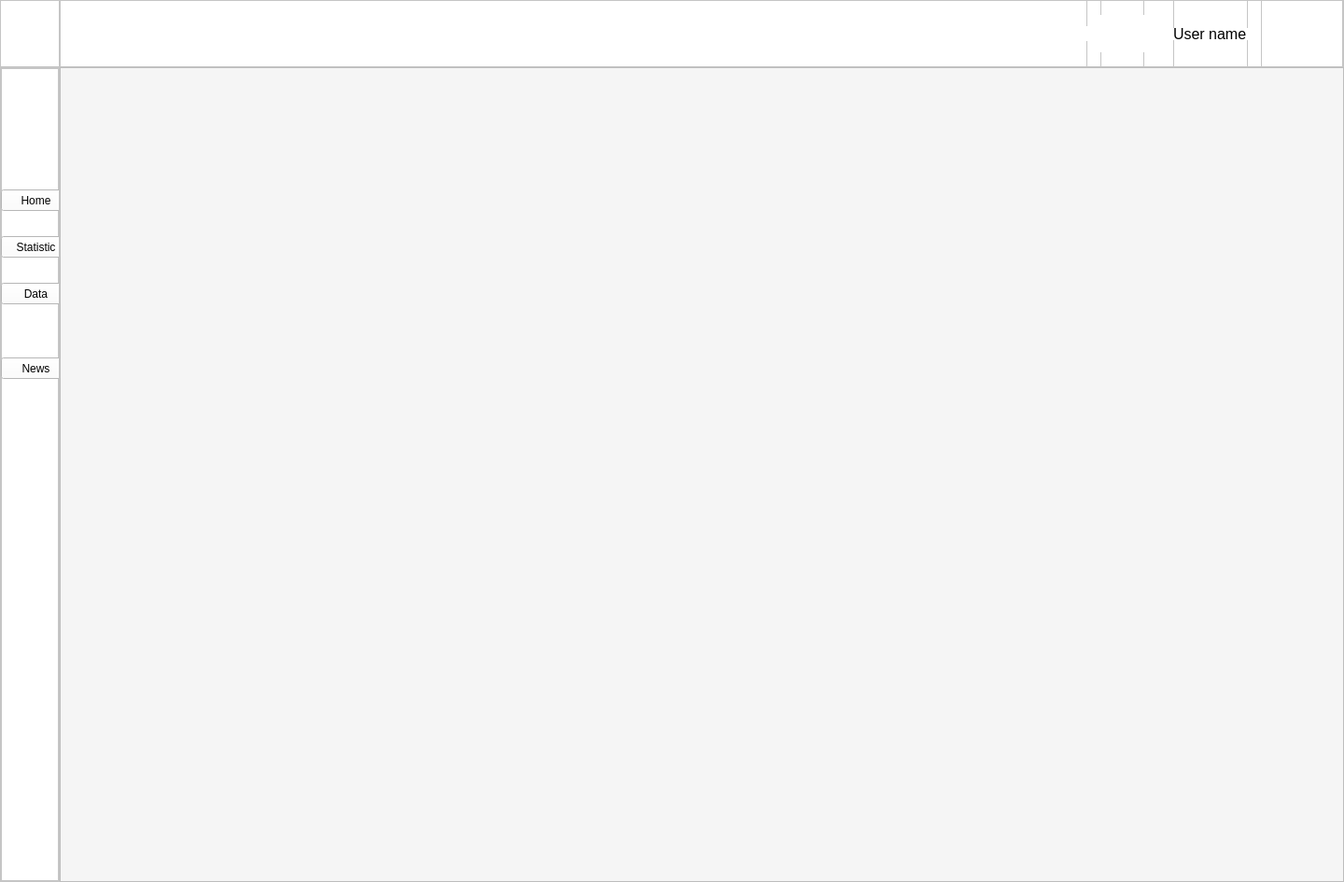
<?xml version="1.0" encoding="UTF-8"?>
<ui version="4.0">
 <class>MainWindow</class>
 <widget class="QMainWindow" name="MainWindow">
  <property name="geometry">
   <rect>
    <x>0</x>
    <y>0</y>
    <width>1440</width>
    <height>945</height>
   </rect>
  </property>
  <property name="minimumSize">
   <size>
    <width>1440</width>
    <height>945</height>
   </size>
  </property>
  <property name="maximumSize">
   <size>
    <width>1440</width>
    <height>945</height>
   </size>
  </property>
  <property name="windowTitle">
   <string>MainWindow</string>
  </property>
  <property name="styleSheet">
   <string notr="true">background-color: rgb(255, 255, 255);</string>
  </property>
  <widget class="QWidget" name="centralwidget">
   <layout class="QVBoxLayout" name="verticalLayout">
    <property name="spacing">
     <number>0</number>
    </property>
    <property name="leftMargin">
     <number>0</number>
    </property>
    <property name="topMargin">
     <number>0</number>
    </property>
    <property name="rightMargin">
     <number>0</number>
    </property>
    <property name="bottomMargin">
     <number>0</number>
    </property>
    <item>
     <widget class="QFrame" name="Top_Bar">
      <property name="maximumSize">
       <size>
        <width>16777215</width>
        <height>72</height>
       </size>
      </property>
      <property name="frameShape">
       <enum>QFrame::NoFrame</enum>
      </property>
      <property name="frameShadow">
       <enum>QFrame::Raised</enum>
      </property>
      <layout class="QHBoxLayout" name="horizontalLayout">
       <property name="spacing">
        <number>0</number>
       </property>
       <property name="leftMargin">
        <number>0</number>
       </property>
       <property name="topMargin">
        <number>0</number>
       </property>
       <property name="rightMargin">
        <number>0</number>
       </property>
       <property name="bottomMargin">
        <number>0</number>
       </property>
       <item>
        <widget class="QFrame" name="frame_toggle">
         <property name="maximumSize">
          <size>
           <width>64</width>
           <height>72</height>
          </size>
         </property>
         <property name="frameShape">
          <enum>QFrame::StyledPanel</enum>
         </property>
         <property name="frameShadow">
          <enum>QFrame::Raised</enum>
         </property>
         <layout class="QVBoxLayout" name="verticalLayout_2">
          <property name="spacing">
           <number>0</number>
          </property>
          <property name="leftMargin">
           <number>0</number>
          </property>
          <property name="topMargin">
           <number>0</number>
          </property>
          <property name="rightMargin">
           <number>0</number>
          </property>
          <property name="bottomMargin">
           <number>0</number>
          </property>
          <item>
           <widget class="QPushButton" name="Btn_Toggle">
            <property name="sizePolicy">
             <sizepolicy hsizetype="Expanding" vsizetype="Expanding">
              <horstretch>0</horstretch>
              <verstretch>0</verstretch>
             </sizepolicy>
            </property>
            <property name="styleSheet">
             <string notr="true">border: 0px solid
</string>
            </property>
            <property name="text">
             <string/>
            </property>
            <property name="icon">
             <iconset>
              <normaloff>icon/logo.png</normaloff>icon/logo.png</iconset>
            </property>
            <property name="iconSize">
             <size>
              <width>32</width>
              <height>46</height>
             </size>
            </property>
           </widget>
          </item>
         </layout>
        </widget>
       </item>
       <item>
        <widget class="QFrame" name="frame_top">
         <property name="frameShape">
          <enum>QFrame::StyledPanel</enum>
         </property>
         <property name="frameShadow">
          <enum>QFrame::Raised</enum>
         </property>
         <widget class="QFrame" name="frame_name">
          <property name="geometry">
           <rect>
            <x>1193</x>
            <y>0</y>
            <width>80</width>
            <height>72</height>
           </rect>
          </property>
          <property name="maximumSize">
           <size>
            <width>100</width>
            <height>72</height>
           </size>
          </property>
          <property name="frameShape">
           <enum>QFrame::StyledPanel</enum>
          </property>
          <property name="frameShadow">
           <enum>QFrame::Raised</enum>
          </property>
          <widget class="QLabel" name="user_name">
           <property name="geometry">
            <rect>
             <x>0</x>
             <y>30</y>
             <width>80</width>
             <height>13</height>
            </rect>
           </property>
           <property name="maximumSize">
            <size>
             <width>80</width>
             <height>16777215</height>
            </size>
           </property>
           <property name="font">
            <font>
             <family>Segoe UI</family>
             <pointsize>12</pointsize>
             <weight>50</weight>
             <bold>false</bold>
            </font>
           </property>
           <property name="text">
            <string>User name</string>
           </property>
          </widget>
         </widget>
         <widget class="QFrame" name="frame_avatar">
          <property name="geometry">
           <rect>
            <x>1287</x>
            <y>0</y>
            <width>88</width>
            <height>72</height>
           </rect>
          </property>
          <property name="maximumSize">
           <size>
            <width>88</width>
            <height>72</height>
           </size>
          </property>
          <property name="frameShape">
           <enum>QFrame::StyledPanel</enum>
          </property>
          <property name="frameShadow">
           <enum>QFrame::Raised</enum>
          </property>
          <property name="lineWidth">
           <number>0</number>
          </property>
          <layout class="QVBoxLayout" name="verticalLayout_5">
           <property name="spacing">
            <number>0</number>
           </property>
           <property name="leftMargin">
            <number>0</number>
           </property>
           <property name="topMargin">
            <number>0</number>
           </property>
           <property name="rightMargin">
            <number>2</number>
           </property>
           <property name="bottomMargin">
            <number>0</number>
           </property>
           <item>
            <widget class="QLabel" name="avatar">
             <property name="maximumSize">
              <size>
               <width>40</width>
               <height>40</height>
              </size>
             </property>
             <property name="focusPolicy">
              <enum>Qt::StrongFocus</enum>
             </property>
             <property name="lineWidth">
              <number>0</number>
             </property>
             <property name="text">
              <string/>
             </property>
             <property name="pixmap">
              <pixmap>icon/avatar.png</pixmap>
             </property>
             <property name="alignment">
              <set>Qt::AlignCenter</set>
             </property>
             <property name="textInteractionFlags">
              <set>Qt::NoTextInteraction</set>
             </property>
            </widget>
           </item>
          </layout>
         </widget>
         <widget class="QFrame" name="frame_bell">
          <property name="geometry">
           <rect>
            <x>1100</x>
            <y>0</y>
            <width>35</width>
            <height>72</height>
           </rect>
          </property>
          <property name="maximumSize">
           <size>
            <width>35</width>
            <height>72</height>
           </size>
          </property>
          <property name="frameShape">
           <enum>QFrame::StyledPanel</enum>
          </property>
          <property name="frameShadow">
           <enum>QFrame::Raised</enum>
          </property>
          <widget class="QLabel" name="bell">
           <property name="geometry">
            <rect>
             <x>0</x>
             <y>28</y>
             <width>15</width>
             <height>16</height>
            </rect>
           </property>
           <property name="maximumSize">
            <size>
             <width>15</width>
             <height>16</height>
            </size>
           </property>
           <property name="text">
            <string/>
           </property>
           <property name="pixmap">
            <pixmap>icon/bell.png</pixmap>
           </property>
           <property name="alignment">
            <set>Qt::AlignLeading|Qt::AlignLeft|Qt::AlignVCenter</set>
           </property>
          </widget>
         </widget>
         <widget class="QFrame" name="frame_line">
          <property name="geometry">
           <rect>
            <x>1115</x>
            <y>0</y>
            <width>47</width>
            <height>72</height>
           </rect>
          </property>
          <property name="maximumSize">
           <size>
            <width>50</width>
            <height>72</height>
           </size>
          </property>
          <property name="frameShape">
           <enum>QFrame::StyledPanel</enum>
          </property>
          <property name="frameShadow">
           <enum>QFrame::Raised</enum>
          </property>
          <widget class="QLabel" name="line">
           <property name="geometry">
            <rect>
             <x>0</x>
             <y>16</y>
             <width>47</width>
             <height>40</height>
            </rect>
           </property>
           <property name="text">
            <string/>
           </property>
           <property name="pixmap">
            <pixmap>icon/line.png</pixmap>
           </property>
           <property name="alignment">
            <set>Qt::AlignCenter</set>
           </property>
           <property name="textInteractionFlags">
            <set>Qt::NoTextInteraction</set>
           </property>
          </widget>
         </widget>
        </widget>
       </item>
      </layout>
     </widget>
    </item>
    <item>
     <widget class="QFrame" name="Content">
      <property name="styleSheet">
       <string notr="true">background-color: rgb(245, 245, 245);</string>
      </property>
      <property name="frameShape">
       <enum>QFrame::NoFrame</enum>
      </property>
      <property name="frameShadow">
       <enum>QFrame::Raised</enum>
      </property>
      <layout class="QHBoxLayout" name="horizontalLayout_2">
       <property name="spacing">
        <number>0</number>
       </property>
       <property name="leftMargin">
        <number>0</number>
       </property>
       <property name="topMargin">
        <number>0</number>
       </property>
       <property name="rightMargin">
        <number>0</number>
       </property>
       <property name="bottomMargin">
        <number>0</number>
       </property>
       <item>
        <widget class="QFrame" name="frame_left_menu">
         <property name="minimumSize">
          <size>
           <width>64</width>
           <height>0</height>
          </size>
         </property>
         <property name="maximumSize">
          <size>
           <width>64</width>
           <height>16777215</height>
          </size>
         </property>
         <property name="styleSheet">
          <string notr="true">background-color: rgb(255, 255, 255);</string>
         </property>
         <property name="frameShape">
          <enum>QFrame::StyledPanel</enum>
         </property>
         <property name="frameShadow">
          <enum>QFrame::Raised</enum>
         </property>
         <layout class="QVBoxLayout" name="verticalLayout_3">
          <property name="spacing">
           <number>0</number>
          </property>
          <property name="leftMargin">
           <number>0</number>
          </property>
          <property name="topMargin">
           <number>0</number>
          </property>
          <property name="rightMargin">
           <number>0</number>
          </property>
          <property name="bottomMargin">
           <number>0</number>
          </property>
          <item>
           <widget class="QFrame" name="frame_menu">
            <property name="frameShape">
             <enum>QFrame::StyledPanel</enum>
            </property>
            <property name="frameShadow">
             <enum>QFrame::Raised</enum>
            </property>
            <widget class="QPushButton" name="Btn_home">
             <property name="geometry">
              <rect>
               <x>0</x>
               <y>130</y>
               <width>75</width>
               <height>23</height>
              </rect>
             </property>
             <property name="text">
              <string>Home</string>
             </property>
            </widget>
            <widget class="QPushButton" name="Btn_statistic">
             <property name="geometry">
              <rect>
               <x>0</x>
               <y>180</y>
               <width>75</width>
               <height>23</height>
              </rect>
             </property>
             <property name="text">
              <string>Statistic</string>
             </property>
            </widget>
            <widget class="QPushButton" name="Btn_data">
             <property name="geometry">
              <rect>
               <x>0</x>
               <y>230</y>
               <width>75</width>
               <height>23</height>
              </rect>
             </property>
             <property name="text">
              <string>Data</string>
             </property>
            </widget>
            <widget class="QPushButton" name="Btn_news">
             <property name="geometry">
              <rect>
               <x>0</x>
               <y>310</y>
               <width>75</width>
               <height>23</height>
              </rect>
             </property>
             <property name="text">
              <string>News</string>
             </property>
            </widget>
           </widget>
          </item>
         </layout>
        </widget>
       </item>
       <item>
        <widget class="QFrame" name="frame_pages">
         <property name="frameShape">
          <enum>QFrame::StyledPanel</enum>
         </property>
         <property name="frameShadow">
          <enum>QFrame::Raised</enum>
         </property>
         <widget class="QStackedWidget" name="Pages_Widget">
          <property name="geometry">
           <rect>
            <x>10</x>
            <y>10</y>
            <width>1361</width>
            <height>861</height>
           </rect>
          </property>
          <property name="currentIndex">
           <number>1</number>
          </property>
          <widget class="QWidget" name="page"/>
          <widget class="QWidget" name="page_2"/>
         </widget>
        </widget>
       </item>
      </layout>
     </widget>
    </item>
   </layout>
  </widget>
 </widget>
 <resources/>
 <connections/>
</ui>
